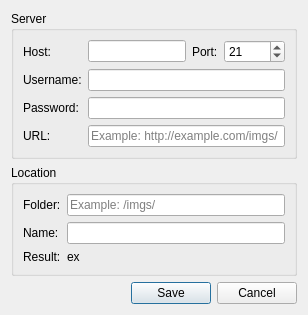
<?xml version="1.0" encoding="UTF-8"?>
<ui version="4.0">
 <class>Dialog</class>
 <widget class="QDialog" name="Dialog">
  <property name="geometry">
   <rect>
    <x>0</x>
    <y>0</y>
    <width>308</width>
    <height>306</height>
   </rect>
  </property>
  <property name="windowTitle">
   <string>FTP - Settings</string>
  </property>
  <layout class="QVBoxLayout" name="verticalLayout">
   <item>
    <widget class="QGroupBox" name="group_server">
     <property name="title">
      <string>Server</string>
     </property>
     <layout class="QVBoxLayout" name="verticalLayout_2">
      <item>
       <layout class="QFormLayout" name="formLayout">
        <item row="1" column="0">
         <widget class="QLabel" name="label_username">
          <property name="text">
           <string>Username:</string>
          </property>
         </widget>
        </item>
        <item row="1" column="1">
         <widget class="QLineEdit" name="input_username"/>
        </item>
        <item row="2" column="0">
         <widget class="QLabel" name="label_password">
          <property name="text">
           <string>Password:</string>
          </property>
         </widget>
        </item>
        <item row="2" column="1">
         <widget class="QLineEdit" name="input_password">
          <property name="echoMode">
           <enum>QLineEdit::Password</enum>
          </property>
         </widget>
        </item>
        <item row="3" column="0">
         <widget class="QLabel" name="label_url">
          <property name="text">
           <string>URL:</string>
          </property>
         </widget>
        </item>
        <item row="3" column="1">
         <widget class="QLineEdit" name="input_url">
          <property name="placeholderText">
           <string>Example: http://example.com/imgs/</string>
          </property>
         </widget>
        </item>
        <item row="0" column="0">
         <widget class="QLabel" name="label_hostInput">
          <property name="text">
           <string>Host:</string>
          </property>
         </widget>
        </item>
        <item row="0" column="1">
         <layout class="QHBoxLayout" name="layout_host">
          <item>
           <widget class="QLineEdit" name="input_host"/>
          </item>
          <item>
           <widget class="QLabel" name="label_port">
            <property name="text">
             <string>Port:</string>
            </property>
           </widget>
          </item>
          <item>
           <widget class="QSpinBox" name="input_port">
            <property name="maximum">
             <number>65535</number>
            </property>
            <property name="value">
             <number>21</number>
            </property>
           </widget>
          </item>
         </layout>
        </item>
       </layout>
      </item>
     </layout>
    </widget>
   </item>
   <item>
    <widget class="QGroupBox" name="group_location">
     <property name="title">
      <string>Location</string>
     </property>
     <layout class="QVBoxLayout" name="verticalLayout_4">
      <item>
       <layout class="QFormLayout" name="formLayout_2">
        <property name="fieldGrowthPolicy">
         <enum>QFormLayout::AllNonFixedFieldsGrow</enum>
        </property>
        <item row="1" column="0">
         <widget class="QLabel" name="label_folder">
          <property name="text">
           <string>Folder:</string>
          </property>
         </widget>
        </item>
        <item row="2" column="0">
         <widget class="QLabel" name="label_name">
          <property name="text">
           <string>Name:</string>
          </property>
         </widget>
        </item>
        <item row="2" column="1">
         <widget class="QLineEdit" name="input_name">
          <property name="text">
           <string extracomment="Hlap"/>
          </property>
         </widget>
        </item>
        <item row="3" column="0">
         <widget class="QLabel" name="label_result">
          <property name="text">
           <string>Result:</string>
          </property>
         </widget>
        </item>
        <item row="3" column="1">
         <widget class="QLabel" name="label_example">
          <property name="text">
           <string>ex</string>
          </property>
         </widget>
        </item>
        <item row="1" column="1">
         <widget class="QLineEdit" name="input_folder">
          <property name="placeholderText">
           <string>Example: /imgs/</string>
          </property>
         </widget>
        </item>
       </layout>
      </item>
     </layout>
    </widget>
   </item>
   <item>
    <widget class="QDialogButtonBox" name="buttonBox">
     <property name="orientation">
      <enum>Qt::Horizontal</enum>
     </property>
     <property name="standardButtons">
      <set>QDialogButtonBox::Cancel|QDialogButtonBox::Save</set>
     </property>
    </widget>
   </item>
  </layout>
 </widget>
 <tabstops>
  <tabstop>input_host</tabstop>
  <tabstop>input_port</tabstop>
  <tabstop>input_username</tabstop>
  <tabstop>input_password</tabstop>
  <tabstop>input_url</tabstop>
  <tabstop>input_name</tabstop>
  <tabstop>buttonBox</tabstop>
 </tabstops>
 <resources/>
 <connections>
  <connection>
   <sender>buttonBox</sender>
   <signal>accepted()</signal>
   <receiver>Dialog</receiver>
   <slot>accept()</slot>
   <hints>
    <hint type="sourcelabel">
     <x>236</x>
     <y>299</y>
    </hint>
    <hint type="destinationlabel">
     <x>157</x>
     <y>274</y>
    </hint>
   </hints>
  </connection>
  <connection>
   <sender>buttonBox</sender>
   <signal>rejected()</signal>
   <receiver>Dialog</receiver>
   <slot>reject()</slot>
   <hints>
    <hint type="sourcelabel">
     <x>286</x>
     <y>299</y>
    </hint>
    <hint type="destinationlabel">
     <x>286</x>
     <y>274</y>
    </hint>
   </hints>
  </connection>
 </connections>
</ui>
